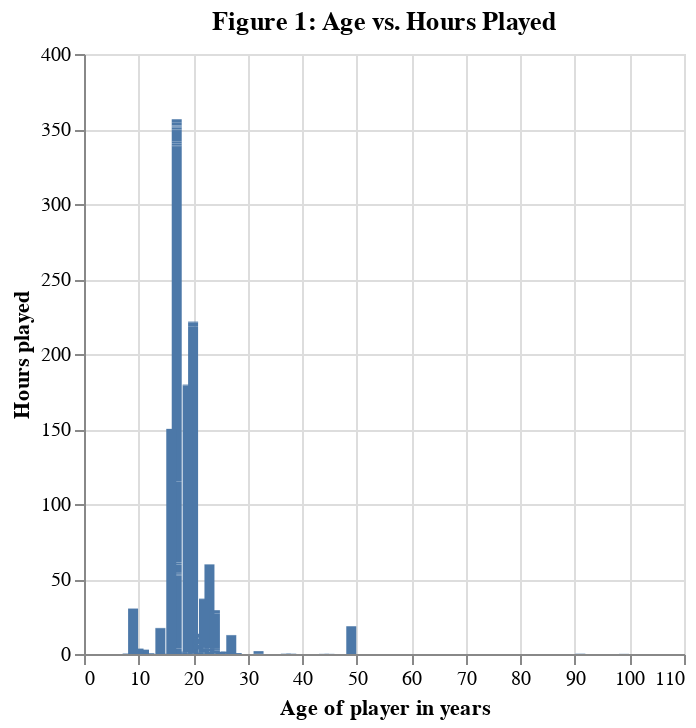

Source (notebook cell):
### Code cell
plot_age = alt.Chart(players_filtered, title="Figure 1: Age vs. Hours Played").mark_bar().encode(
    x = alt.X("age").title("Age of player in years"),
    y = alt.Y("played_hours").title("Hours played")
)
plot_age

### Figure 1 — Vega specification as saved in the notebook (floating-point values rounded to 4 significant figures; data arrays with more than 128 entries replaced by an {"elided": "..."} marker saying what was removed)
{"$schema": "https://vega.github.io/schema/vega/v5.json", "data": [{"name": "source_0", "values": {"elided": "185 records"}}, {"name": "source_0_x_domain_age", "values": [{"min": 8, "max": 99}]}], "marks": [{"type": "rect", "name": "marks", "from": {"data": "source_0"}, "encode": {"update": {"y2": {"field": "played_hours_start", "scale": "y"}, "xc": {"field": "age", "scale": "x"}, "y": {"field": "played_hours_end", "scale": "y"}, "width": {"value": 5}, "fill": {"value": "#4c78a8"}}}, "style": ["bar"]}], "scales": [{"name": "x", "type": "linear", "domain": [{"signal": "(data(\"source_0_x_domain_age\")[0] || {}).min"}, {"signal": "(data(\"source_0_x_domain_age\")[0] || {}).max"}], "range": [0, {"signal": "width"}], "nice": true, "padding": 5, "zero": false}, {"name": "y", "type": "linear", "domain": {"data": "source_0", "fields": ["played_hours_start", "played_hours_end"]}, "range": [{"signal": "height"}, 0], "zero": true, "nice": true}], "axes": [{"scale": "x", "labels": false, "tickCount": {"signal": "ceil(width/40)"}, "domain": false, "minExtent": 0, "ticks": false, "zindex": 0, "maxExtent": 0, "orient": "bottom", "gridScale": "y", "grid": true, "aria": false}, {"scale": "y", "grid": true, "maxExtent": 0, "minExtent": 0, "tickCount": {"signal": "ceil(height/40)"}, "domain": false, "orient": "left", "zindex": 0, "aria": false, "labels": false, "ticks": false, "gridScale": "x"}, {"scale": "x", "labelOverlap": true, "zindex": 0, "labelFlush": true, "tickCount": {"signal": "ceil(width/40)"}, "orient": "bottom", "grid": false, "title": "Age of player in years"}, {"scale": "y", "zindex": 0, "labelOverlap": true, "title": "Hours played", "grid": false, "orient": "left", "tickCount": {"signal": "ceil(height/40)"}}], "title": {"text": "Figure 1: Age vs. Hours Played", "frame": "group"}, "padding": 5, "height": 300, "style": "cell", "background": "white", "width": 300}
